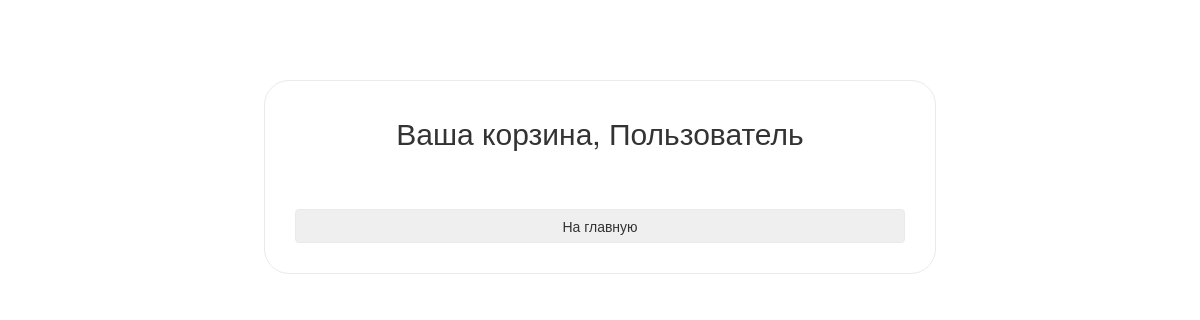
/basket/ (signed in), run on an earlier commit of the app's database.
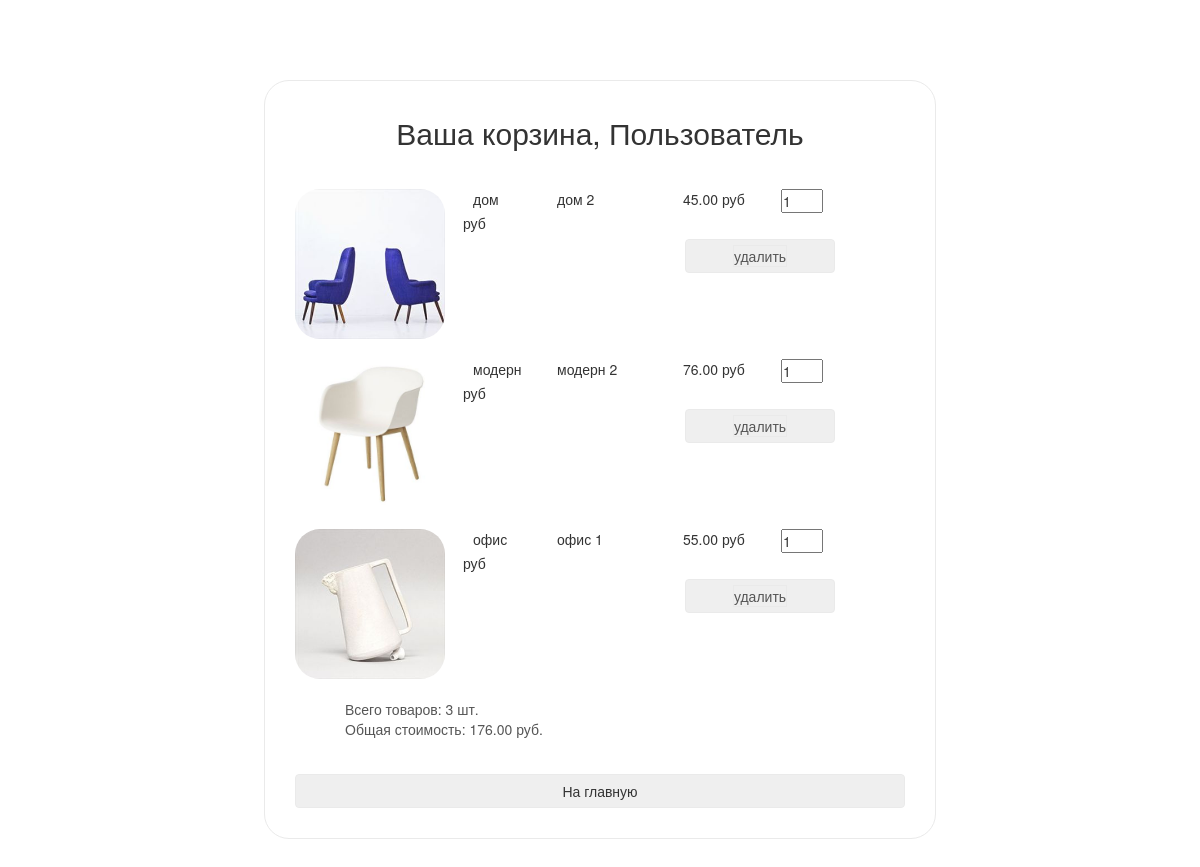
And on a later commit of the database.
### basketapp/models.py (models this page shows)
class Basket(models.Model):
    user = models.ForeignKey(settings.AUTH_USER_MODEL, on_delete=models.CASCADE, related_name='basket')
    product = models.ForeignKey(Product, on_delete=models.CASCADE)
    quantity = models.PositiveSmallIntegerField(default=0)
    created_at = models.DateTimeField(auto_now_add=True)
    @property
    def product_cost(self):
        return self.quantity * self.product.price
    @property
    def total_quantity(self):
        _items = Basket.objects.filter(user=self.user)
        return sum(list(map(lambda x: x.quantity, _items)))
    @property
    def total_cost(self):
        _items = Basket.objects.filter(user=self.user)
        return sum(list(map(lambda x: x.product_cost, _items)))

### mainapp/models.py (models this page shows, shortened)
class Product(models.Model):
    category = models.ForeignKey(ProductCategory, on_delete=models.CASCADE, verbose_name='категория')
    name = models.CharField(max_length=128, verbose_name='название')
    image = models.ImageField(upload_to='products', blank=True, verbose_name='картинка')
    short_desc = models.CharField(max_length=255, blank=True, verbose_name='краткое описание')
    description = models.TextField(blank=True, verbose_name='описание')
    price = models.DecimalField(max_digits=10, decimal_places=2, default=0, verbose_name='цена')
    quantity = models.PositiveIntegerField(default=0, verbose_name='количество на складе')
    is_active = models.BooleanField(default=True)

class ProductCategory(models.Model):
    name = models.CharField(max_length=64, unique=True, verbose_name='название')
    description = models.TextField(blank=True, verbose_name='описание')
    is_active = models.BooleanField(default=True)
    class Meta:
        verbose_name='категория'
        verbose_name_plural='категории'

### authapp/models.py (models this page shows, shortened)
class ShopUser(AbstractUser):
    avatar = models.ImageField(upload_to='users_avatars', blank=True, verbose_name='аватар')
    age = models.PositiveIntegerField(verbose_name='возраст')
    activate_key = models.CharField(max_length=128, blank=True, null=True, verbose_name='Ключ активации')
    activate_key_expired = models.DateTimeField(blank=True, null=True)

### basketapp/views.py (the view)
# urls.py: path('', basket.basket, name="basket"),
@login_required
def basket(request):
    baskets_list = Basket.objects.filter(user=request.user)
    context = {
        'baskets': baskets_list
    }
    return render(request, 'basketapp/basket.html', context)

### mainapp/context_processors.py (called while the page is built)
def basket(request):
    basket_items = []
    if request.user.is_authenticated:
        basket_items = Basket.objects.filter(user=request.user)
    return {
        'basket': basket_items
    }

### basketapp/templates/basketapp/basket.html
{% extends 'basketapp/base.html' %}
{% load static %}
{% block content %}
    <div class="basket_list">
        {% include 'basketapp/includes/inc_baskets_list.html' %}
    </div>
{% endblock %}

### basketapp/templates/basketapp/includes/inc_baskets_list.html
{% for item in baskets %}
  <div class="basket_record">
    <img src="/media/{{ item.product.image }}"
         alt="{{ item.product.short_desc }}">
    <span class="category_name">{{ item.product.category.name }}</span>
    <span class="product_name">{{ item.product.name }}</span>
    <span class="product_price">{{ item.product.price }}&nbspруб</span>
    <input type="number" name="{{ item.pk }}"
                         min="0"
                         value="{{ item.quantity }}">
    <span class="product_cost">{{ item.cost }}&nbspруб</span>
    <button class="btn btn-round">
      <a href="{% url 'basket:remove' item.pk %}" class="">
        удалить
      </a>
    </button>
  </div>
{% endfor %}
{% if baskets %}
  <div class="basket_summary">
    Всего товаров: {{ baskets.0.total_quantity }} шт.<br>
    Общая стоимость: {{ baskets.0.total_cost }} руб.
  </div>
{% endif %}
<form action="{% url 'index' %}">
    <button class="btn btn-round">
        На главную
    </button>
</form>

What changed in the data, as far as the page shows it:
added Basket: product.image (picture), product.category.name "дом", product.name "дом 2", product.price "45.00", pk "1", user+quantity "3", user+quantity+product "176.00"
added Basket: product.image (picture), product.category.name "модерн", product.name "модерн 2", product.price "76.00", quantity "1"
added Basket: product.image (picture), product.category.name "офис", product.name "офис 1", product.price "55.00", quantity "1"
Also different on the page:
text now shown: "Всего товаров: шт. Общая стоимость: руб."
